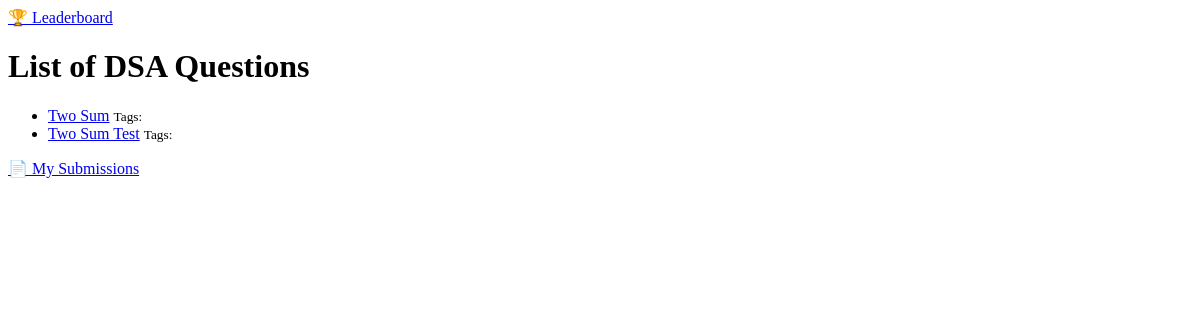
Before: / with the older database file.
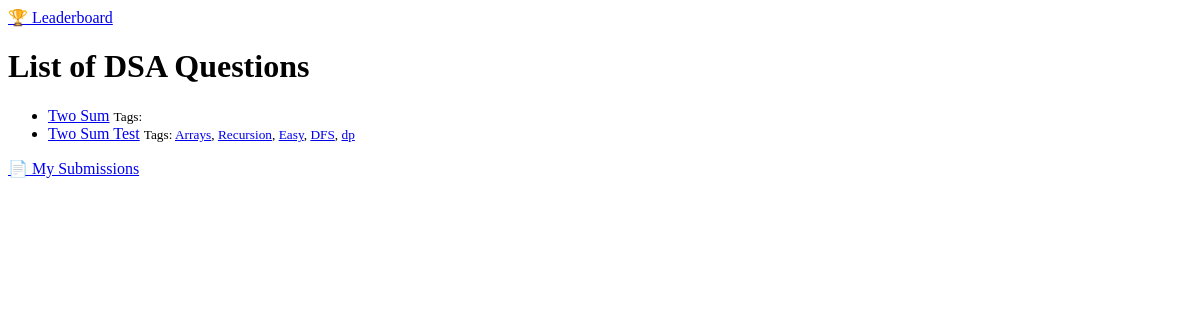
After: the same page with the newer database file.
### core/models.py (models this page shows, shortened)
class Question(models.Model):
    DIFFICULTY_LEVELS = [
        ('Easy', 'Easy'),
        ('Medium', 'Medium'),
        ('Hard', 'Hard'),
    ]
    title = models.CharField(max_length=255)
    description = models.TextField()
    difficulty = models.CharField(max_length=10, choices=DIFFICULTY_LEVELS)
    tags = models.ManyToManyField(Tag, blank=True)  # e.g. "Array, HashMap"
    starter_code = models.TextField(blank=True)
    expected_output = models.TextField(help_text="Expected output for testing")

class Tag(models.Model):
    name = models.CharField(max_length=50, unique=True)

### core/views.py (the view)
# urls.py: path('', views.question_list, name='question_list'),
def question_list(request):
    questions = Question.objects.all()
    return render(request, 'core/question_list.html', {'questions': questions})

### core/templates/core/question_list.html (shortened to what this page needs)
<!DOCTYPE html>
<html>
<head>
</head>
<body>
    <a href="{% url 'leaderboard' %}">🏆 Leaderboard</a>
    <h1>List of DSA Questions</h1>
    <ul>
        {% for question in questions %}
            <li><a href="{% url 'question_detail' question.id %}">{{ question.title }}</a>
                <small>Tags:
                {% for tag in question.tags.all %}
                    <a href="{% url 'questions_by_tag' tag.id %}">{{ tag.name }}</a>{% if not forloop.last %}, {% endif %}
                {% endfor %}
                </small>
            </li>
        {% empty %}
            <li>No questions found.</li>
        {% endfor %}
    </ul>
    <a href="/my-submissions/">📄 My Submissions</a>
</body>
</html>

Changed rows visible on the page:
added Tag: name "Arrays", shown under Question "Two Sum Test"
added Tag: name "Recursion", shown under Question "Two Sum Test"
added Tag: name "Easy", shown under Question "Two Sum Test"
added Tag: name "DFS", shown under Question "Two Sum Test"
added Tag: name "dp", shown under Question "Two Sum Test"
